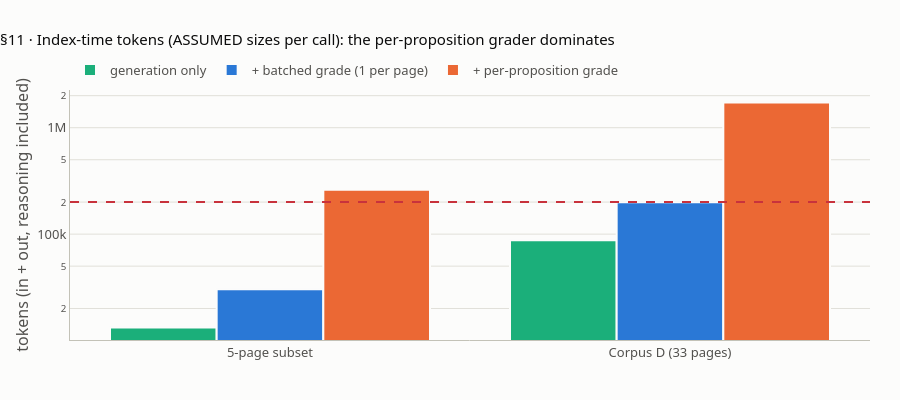

Write notebook code for a chart like this one.
### Markdown cell above
## 11 · What it costs

**What this verifies** (lesson step 11, `#cost`; facts K9).
- Measured: 621 sentences. Propositions ≈ 621 × 2.254 = about 1,400 (the Dense X ratio, CITED counts); about 955 at the tutor set's 1.54.
- DERIVED: page input tokens = characters × 0.1769 (P1's ratio): mean 389, p.10 367.
- **ASSUMED** tokens per call (research I4 §9, not measured): generation 1,050 in / 1,600 out, batched grade 1,800 / 1,600, per-proposition grade 870 / 300. Prices $0.075 / $0.30 per 1M tokens, 200K tokens per day and 8K per minute (CITED; the plan row is UNVERIFIED).
- calls = pages (generate) + pages (batched grade) or + propositions (per-proposition grade); index size = n_props × dim × 4 bytes (×14.4 vectors); cost per 1k chunks = Corpus D × 1000 / 97 (DERIVED).

### Code cell
S_TOT = sum(NS)
RATIO = 257 / 114
P_EST = round(S_TOT * RATIO)
P_TUT = round(S_TOT * len(TUTOR) / len(SRC_SENT))
check("§11 sentences; propositions at the Dense X ratio; at the tutor ratio (K9)", [S_TOT, P_EST, P_TUT], [621, 1400, 955])
check("§11 page input tokens, DERIVED: mean, p.10 (K9)",
      [int(f"{sum(len(p) for p in pages) / len(pages) * TOK_PER_CHAR:.0f}"), int(f"{len(pages[9]) * TOK_PER_CHAR:.0f}")], [389, 367])
PRICE_IN, PRICE_OUT, TPD, TPM = 0.075, 0.30, 200_000, 8_000      # CITED (LLMOPS 6.2, prices_2026-10-17.json); plan UNVERIFIED
ASSUME = {"gen": (1050, 1600), "batched": (1800, 1600), "per_prop": (870, 300)}   # ASSUMED (research I4 section 9)


def plan(npages, nprops, grading):
    calls = {"gen": npages, "batched": npages if grading == "batched" else 0, "per_prop": nprops if grading == "per_prop" else 0}
    tin = sum(calls[k] * ASSUME[k][0] for k in calls)
    tout = sum(calls[k] * ASSUME[k][1] for k in calls)
    usd = (tin * PRICE_IN + tout * PRICE_OUT) / 1e6
    return sum(calls.values()), tin + tout, usd


EXP9 = {("subset 5 pages", "off"): [5, 13250, 0.003, 0.07, 2], ("subset 5 pages", "batched"): [10, 30250, 0.006, 0.15, 4],
        ("subset 5 pages", "per_prop"): [217, 261290, 0.036, 1.31, 33], ("Corpus D 33 pages", "off"): [33, 87450, 0.018, 0.44, 11],
        ("Corpus D 33 pages", "batched"): [66, 199650, 0.039, 1.00, 25], ("Corpus D 33 pages", "per_prop"): [1433, 1725450, 0.236, 8.63, 216]}
PLAN = {}
for nm, npg, npr in (("subset 5 pages", 5, round(P_EST * 5 / 33)), ("Corpus D 33 pages", 33, P_EST)):
    for gr in ("off", "batched", "per_prop"):
        c, t, u = plan(npg, npr, gr)
        PLAN[(nm, gr)] = (c, t, u)
        print(f"   {nm} (about {npr:,} propositions), grading {gr}: {c:,} calls, {t:,} tokens, ${u:.3f}, "
              f"{t / TPD:.2f} days of 200K TPD, at least {t / TPM:.0f} min at 8K TPM")
        check(f"§11 {nm}, grading {gr}: calls, tokens, $, days of 200K TPD, min at 8K TPM (K9; ASSUMED sizes)",
              [c, t, round(u, 3), round(t / TPD, 2), int(f"{t / TPM:.0f}")], EXP9[(nm, gr)], T3)
check("§11 subset: about propositions on 5 pages (K9)", round(P_EST * 5 / 33), 212)

SIZE = {nm: [int(f"{97 * d * 4 / 1024:.0f}"), int(f"{P_EST * d * 4 / 1024:.0f}")] for d, nm in ((384, "MiniLM 384-d"), (1536, "Cohere 1,536-d"))}
check("§11 index size float32, KiB: 97 chunks vs about 1,400 propositions (K9)", SIZE, {"MiniLM 384-d": [146, 2100], "Cohere 1,536-d": [582, 8400]})
check("§11 vectors multiplier (K9)", round(P_EST / 97, 1), 14.4, T3)
PER1K = {}
for gr in ("off", "batched", "per_prop"):
    c, t, u = plan(33, P_EST, gr)
    PER1K[gr] = [int(f"{c * 1000 / 97:.0f}"), int(f"{t * 1000 / 97:.0f}"), round(u * 1000 / 97, 2)]
check("§11 cost per 1k chunks (DERIVED): calls, tokens, $ (K9)", PER1K,
      {"off": [340, 901546, 0.19], "batched": [680, 2058247, 0.40], "per_prop": [14773, 17788144, 2.43]}, T2)

fig = go.Figure()
for gr, colour, label in (("off", AQUA, "generation only"), ("batched", BLUE, "+ batched grade (1 per page)"),
                          ("per_prop", ORANGE, "+ per-proposition grade")):
    fig.add_bar(x=["5-page subset", "Corpus D (33 pages)"], y=[PLAN[("subset 5 pages", gr)][1], PLAN[("Corpus D 33 pages", gr)][1]],
                name=label, marker=bar_style(colour),
                customdata=[PLAN[("subset 5 pages", gr)][0], PLAN[("Corpus D 33 pages", gr)][0]],
                hovertemplate="%{x}: %{y:,} tokens in %{customdata:,} calls<extra>" + label + "</extra>")
fig.add_hline(y=TPD, line=dict(color=RED, dash="dash"), annotation_text="200K tokens = one day of the free tier (plan UNVERIFIED)",
              annotation_position="top left")
fig.update_layout(title="§11 · Index-time tokens (ASSUMED sizes per call): the per-proposition grader dominates", barmode="group",
                  height=400, yaxis=dict(title="tokens (in + out, reasoning included)", type="log"))
fig.show()

fig = go.Figure()
for i, (label, colour) in enumerate((("97 chunks", BLUE), ("about 1,400 propositions", ORANGE))):
    fig.add_bar(x=list(SIZE), y=[SIZE[k][i] for k in SIZE], name=label, marker=bar_style(colour),
                hovertemplate="%{x}: %{y:,} KiB<extra>" + label + "</extra>")
fig.update_layout(title="§11 · Index size (float32): ×14.4 vectors", barmode="group", height=360, yaxis=dict(title="KiB"))
fig.show()

### Figure 1 — Plotly figure (JSON) as saved in the notebook; plotly's stock layout.template omitted (floating-point values rounded to 4 significant figures)
{"data": [{"customdata": [5, 33], "hovertemplate": "%{x}: %{y:,} tokens in %{customdata:,} calls<extra>generation only</extra>", "marker": {"color": "#1baf7a", "line": {"color": "#fcfcfb", "width": 2}}, "name": "generation only", "x": ["5-page subset", "Corpus D (33 pages)"], "y": [13250, 87450], "type": "bar"}, {"customdata": [10, 66], "hovertemplate": "%{x}: %{y:,} tokens in %{customdata:,} calls<extra>+ batched grade (1 per page)</extra>", "marker": {"color": "#2a78d6", "line": {"color": "#fcfcfb", "width": 2}}, "name": "+ batched grade (1 per page)", "x": ["5-page subset", "Corpus D (33 pages)"], "y": [30250, 199650], "type": "bar"}, {"customdata": [217, 1433], "hovertemplate": "%{x}: %{y:,} tokens in %{customdata:,} calls<extra>+ per-proposition grade</extra>", "marker": {"color": "#eb6834", "line": {"color": "#fcfcfb", "width": 2}}, "name": "+ per-proposition grade", "x": ["5-page subset", "Corpus D (33 pages)"], "y": [261290, 1725450], "type": "bar"}], "layout": {"shapes": [{"line": {"color": "#c8323c", "dash": "dash"}, "type": "line", "x0": 0, "x1": 1, "xref": "x domain", "y0": 200000, "y1": 200000, "yref": "y"}], "annotations": [{"showarrow": false, "text": "200K tokens = one day of the free tier (plan UNVERIFIED)", "x": 0, "xanchor": "left", "xref": "x domain", "y": 200000, "yanchor": "bottom", "yref": "y"}], "yaxis": {"title": {"text": "tokens (in + out, reasoning included)"}, "type": "log"}, "title": {"text": "§11 · Index-time tokens (ASSUMED sizes per call): the per-proposition grader dominates"}, "barmode": "group", "height": 400}}
